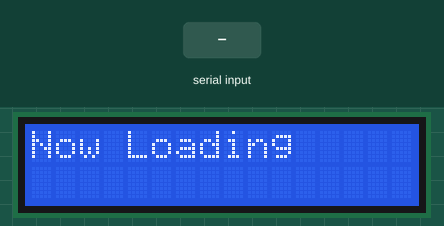
The sketch below on a simulated Arduino Uno, built with avr-gcc and run on an emulated ATmega328P. Shown: 16×2 character LCD. Inputs (shaded band) come from the test bench.

Above: at 1.2 s.
1.3 s: "1" received over Serial
At 2.5 s:
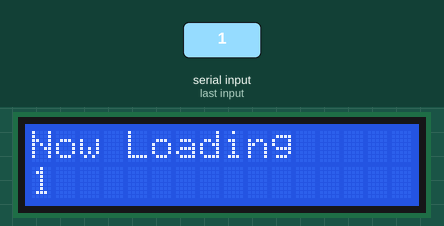
2.8 s: "0" received over Serial
At 4.0 s:
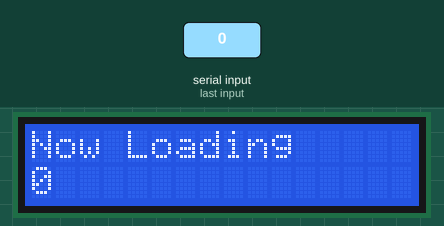
4.3 s: "2" received over Serial
At 5.3 s:
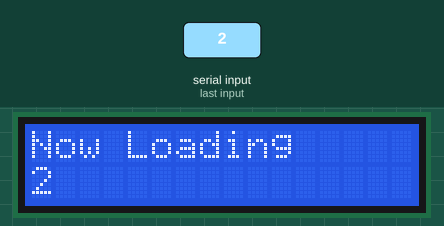
Timing chart, 0 to 7.3 s (numbered marks = the images above; inputs shaded):
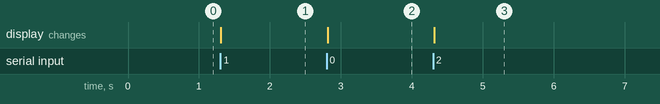

The sketch:

LCDWriter.ino
```cpp
// (licence header left out)
#include <LiquidCrystal.h>
#define BaudRateNum 115200
LiquidCrystal lcd(8, 9, 4, 5, 6, 7);


void SetUpDoing() {
  lcd.setCursor(0, 0);
  lcd.print("Now Loading");
  Serial.begin(BaudRateNum);
  int cnt = 0;
  while (!Serial) {
    lcd.setCursor(11, 0);
    switch (cnt) {
      case 0:
        lcd.print(".");
        break;
      case 1:
        lcd.print("..");
        break;
      case 2:
        lcd.print("...");
        break;
      case 3:
        lcd.print("....");
        break;
      case 4:
        cnt = -1;
        lcd.print("    ");
        break;
    }
    cnt++;
    delay(200);
  }
  //lcd.clear();
}

void setup() {
  lcd.begin(16, 2);
  SetUpDoing();
}

void loop() {
  if (!Serial) SetUpDoing();
  if (Serial.available() > 0) {
    lcd.setCursor(0, 1);
    lcd.print("                ");
    lcd.setCursor(0, 1);
    while (Serial.available()) {
      lcd.write(Serial.read());
    }

  }
  delay(20);
}
```

Measured:
- after the input at 1.3 s, the display: changes at once (image 1)
- after the input at 2.8 s, the display: changes at once (image 2)
- after the input at 4.3 s, the display: changes at once (image 3)
